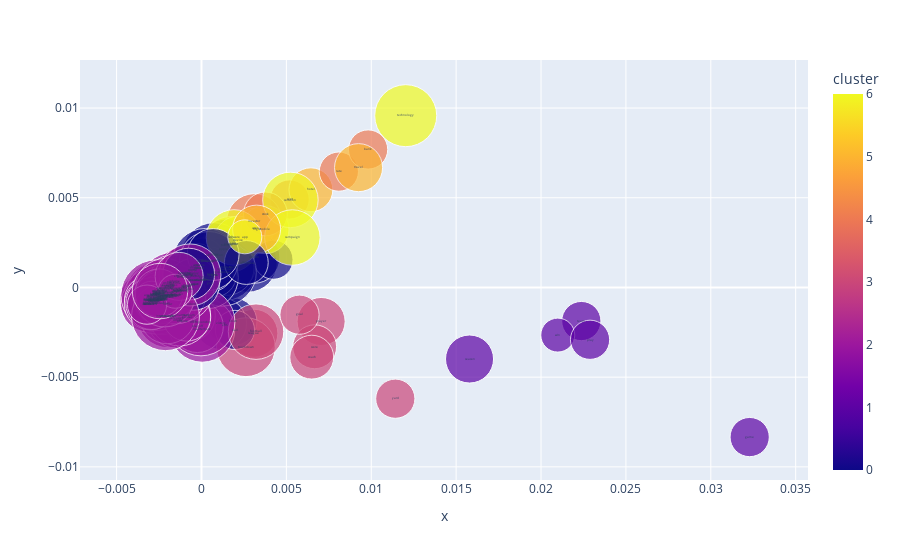

Here is the notebook cell this chart was saved with:
### Code cell
import plotly.express as px

df = pd.read_csv('word_map/data.csv')
df.dropna(inplace=True)
df['word_length'] = [len(s) for s in df.word.values]

fig = px.scatter(df, x="x", y="y",
                 color="cluster",
                 text='word',
                 size='word_length',
                 size_max=50
)

fig.update_traces(textposition='middle center', textfont_size=3)

#fig.update_layout(textfont_size=10)

fig.show()

### Figure 1 — Plotly figure (JSON) as saved in the notebook; plotly's stock layout.template omitted (floating-point values rounded to 4 significant figures; data arrays with more than 128 entries replaced by an {"elided": "..."} marker saying what was removed)
{"data": [{"hovertemplate": "x=%{x}<br>y=%{y}<br>word_length=%{marker.size}<br>word=%{text}<br>cluster=%{marker.color}<extra></extra>", "legendgroup": "", "marker": {"color": {"elided": "210 int values"}, "coloraxis": "coloraxis", "size": {"elided": "210 int values"}, "sizemode": "area", "sizeref": 0.0052, "symbol": "circle"}, "mode": "markers+text", "name": "", "orientation": "v", "showlegend": false, "text": {"elided": "210 str values"}, "textfont": {"size": 3}, "textposition": "middle center", "type": "scatter", "x": {"elided": "210 float values"}, "xaxis": "x", "y": {"elided": "210 float values"}, "yaxis": "y"}], "layout": {"autosize": true, "coloraxis": {"colorbar": {"title": {"text": "cluster"}}, "colorscale": [[0, "#0d0887"], [0.1111, "#46039f"], [0.2222, "#7201a8"], [0.3333, "#9c179e"], [0.4444, "#bd3786"], [0.5556, "#d8576b"], [0.6667, "#ed7953"], [0.7778, "#fb9f3a"], [0.8889, "#fdca26"], [1, "#f0f921"]]}, "legend": {"itemsizing": "constant", "tracegroupgap": 0}, "margin": {"t": 60}, "xaxis": {"anchor": "y", "autorange": true, "domain": [0, 1], "range": [-0.009517, 0.03713], "title": {"text": "x"}, "type": "linear"}, "yaxis": {"anchor": "x", "autorange": true, "domain": [0, 1], "range": [-0.01135, 0.01362], "title": {"text": "y"}, "type": "linear"}}}
